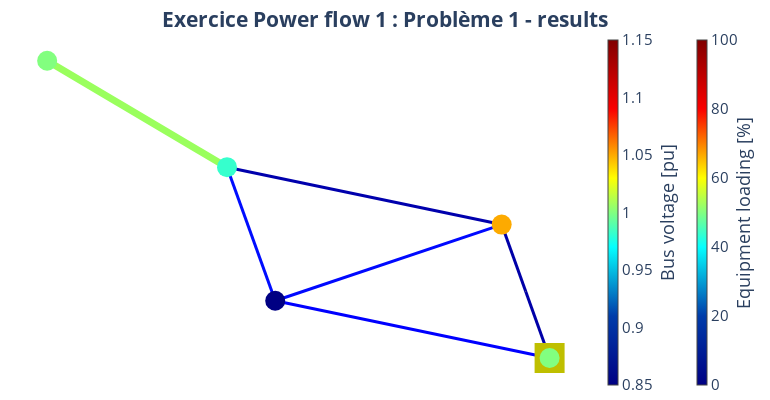

The notebook cell saved with this chart:
### Code cell
pp_plot.plot_powerflow_result(
    net=net_ExPF1_Pb1_heig,
    plot_title="Exercice Power flow 1 : Problème 1 - results",
    filename="net_ex_pf_1_pb_1_grid_pp_result",
)
net_ExPF1_Pb1_heig.res_bus

### Figure 1 — Plotly figure (JSON) as saved in the notebook; plotly's stock layout.template omitted (floating-point values rounded to 4 significant figures)
{"data": [{"hoverinfo": "text", "legendgroup": "Transformers", "line": {"color": "rgb(154.03225806451613,255.0,92.74193548387096)", "width": 7}, "mode": "lines", "name": "Transformers", "showlegend": true, "text": "Transfo T1<br>Loading: 53.7 %", "type": "scatter", "x": [0.04411, -0.1847, -0.4134], "y": [0.293, 0.5964, 0.8997]}, {"hoverinfo": "text", "legendgroup": "Transformers", "marker": {"color": "rgb(154.03225806451613,255.0,92.74193548387096)", "size": 1, "symbol": "circle"}, "mode": "markers", "name": "edge_center", "showlegend": false, "text": ["Transfo T1<br>Loading: 53.7 %"], "type": "scatter", "x": [-0.1847], "y": [0.5964]}, {"hoverinfo": "text", "legendgroup": "lines", "line": {"color": "rgb(0.0,0.0,168.4090909090909)", "width": 3}, "mode": "lines", "name": "lines", "showlegend": true, "text": "line_a<br>Loading: 3.6 %", "type": "scatter", "x": [0.8647, 0.8038, 0.7429], "y": [-0.7953, -0.4149, -0.03449]}, {"hoverinfo": "text", "legendgroup": "lines", "line": {"color": "rgb(0.0,8.5,255.0)", "width": 3}, "mode": "lines", "name": "lines", "showlegend": false, "text": "line_b<br>Loading: 13.4 %", "type": "scatter", "x": [0.7429, 0.4548, 0.1668], "y": [-0.03449, -0.2517, -0.4689]}, {"hoverinfo": "text", "legendgroup": "lines", "line": {"color": "rgb(0.0,0.0,255.0)", "width": 3}, "mode": "lines", "name": "lines", "showlegend": false, "text": "line_c<br>Loading: 12.0 %", "type": "scatter", "x": [0.8647, 0.5157, 0.1668], "y": [-0.7953, -0.6321, -0.4689]}, {"hoverinfo": "text", "legendgroup": "lines", "line": {"color": "rgb(0.0,12.5,255.0)", "width": 3}, "mode": "lines", "name": "lines", "showlegend": false, "text": "line_d<br>Loading: 13.9 %", "type": "scatter", "x": [0.1668, 0.1054, 0.04411], "y": [-0.4689, -0.08796, 0.293]}, {"hoverinfo": "text", "legendgroup": "lines", "line": {"color": "rgb(0.0,0.0,172.95454545454544)", "width": 3}, "mode": "lines", "name": "lines", "showlegend": false, "text": "line_e<br>Loading: 4.0 %", "type": "scatter", "x": [0.7429, 0.3935, 0.04411], "y": [-0.03449, 0.1292, 0.293]}, {"marker": {"cmax": 100, "cmin": 0, "color": "rgb(255,255,255)", "colorbar": {"thickness": 10, "title": {"side": "right", "text": "Equipment loading [%]"}, "x": 1.15}, "colorscale": [[0, "rgb(0,0,131)"], [0.2, "rgb(0,60,170)"], [0.4, "rgb(5,255,255)"], [0.6, "rgb(255,255,0)"], [0.8, "rgb(250,0,0)"], [1, "rgb(128,0,0)"]], "opacity": 0, "size": 0}, "mode": "markers", "type": "scatter", "x": [0.8647], "y": [-0.7953]}, {"hoverinfo": "text", "legendgroup": "lines", "marker": {"color": "rgb(128, 128, 128)", "size": 1, "symbol": "circle"}, "mode": "markers", "name": "edge_center", "showlegend": false, "text": ["line_a<br>Loading: 3.6 %", "line_b<br>Loading: 13.4 %", "line_c<br>Loading: 12.0 %", "line_d<br>Loading: 13.9 %", "line_e<br>Loading: 4.0 %"], "type": "scatter", "x": [0.8038], "y": [-0.4149]}, {"hoverinfo": "text", "marker": {"color": "rgb(191, 191, 0)", "size": 30, "symbol": "square"}, "mode": "markers", "name": "Ext grid", "text": ["Gen 1"], "type": "scatter", "x": [0.8647], "y": [-0.7953]}, {"hoverinfo": "text", "marker": {"cmax": 1.15, "cmin": 0.85, "color": [1, 1.05, 0.7995, 0.9817, 1.0], "colorbar": {"thickness": 10, "title": {"side": "right", "text": "Bus voltage [pu]"}, "x": 1}, "colorscale": [[0, "rgb(0,0,131)"], [0.2, "rgb(0,60,170)"], [0.4, "rgb(5,255,255)"], [0.6, "rgb(255,255,0)"], [0.8, "rgb(250,0,0)"], [1, "rgb(128,0,0)"]], "size": 20, "symbol": "circle"}, "mode": "markers", "name": "buses", "text": ["bus_1<br>V: 1.0 pu", "bus_2<br>V: 1.05 pu", "bus_3<br>V: 0.8 pu", "bus_4<br>V: 0.982 pu", "bus_5<br>V: 1.0 pu"], "type": "scatter", "x": [0.8647, 0.7429, 0.1668, 0.04411, -0.4134], "y": [-0.7953, -0.03449, -0.4689, 0.293, 0.8997]}], "layout": {"font": {"size": 15}, "height": 400, "hovermode": "closest", "legend": {"font": {"size": 12}, "itemsizing": "constant"}, "margin": {"b": 5, "l": 5, "r": 5, "t": 30}, "paper_bgcolor": "white", "plot_bgcolor": "white", "showlegend": false, "title": {"text": "<b>Exercice Power flow 1 : Problème 1 - results<b>", "x": 0.5, "xanchor": "center", "y": 0.97, "yanchor": "top"}, "width": 770, "xaxis": {"showgrid": false, "showticklabels": false, "tickfont": {"family": "Arial Black", "size": 12}, "title": {"font": {"size": 12}}, "zeroline": false}, "yaxis": {"showgrid": false, "showticklabels": false, "tickfont": {"family": "Arial Black", "size": 12}, "title": {"font": {"size": 12}}, "zeroline": false}}}
